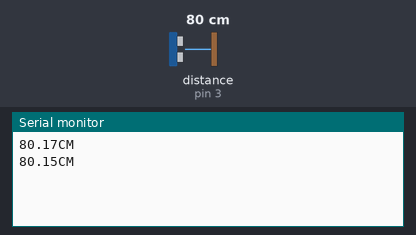
This sketch was run on a simulated Arduino Uno, built with avr-gcc and run on an emulated ATmega328P. On the bench: the last lines printed to the serial monitor. Wiring (inferred from the names in the program): ultrasonic range finder: trigger pin 2; echo pin 3. The inputs (shaded band) are chosen by the test bench; at power-on: distance to the obstacle (sensor on pin 3) 80 cm. The echo pulse lasts 58.3 µs per cm.

Above: at 2.8 s.
2.9 s: distance to the obstacle (sensor on pin 3) set to 2 cm
At 4.8 s:
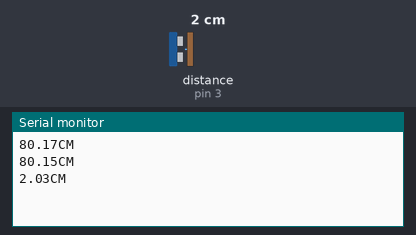
5.6 s: distance to the obstacle (sensor on pin 3) set to 4 cm
At 6.4 s:
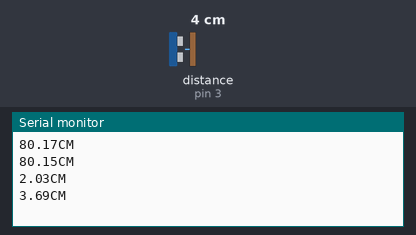
Timing chart, 0 to 8.6 s (numbered marks = the images above; inputs shaded):
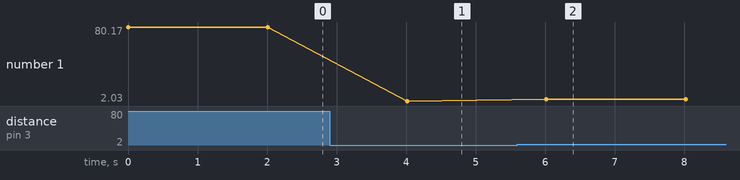

Measured:
- after the input at 2.9 s, the serial monitor: prints a new line after 1.1 s (image 1)
- after the input at 5.6 s, the serial monitor: prints a new line after 0.42 s (image 2)
- plotted number 1: 80.15 → 2.03 after the input at 2.9 s, 2.03 → 3.69 after the input at 5.6 s

The sketch:

led1.ino
```cpp
int trigPin = 2;
int echoPin = 3;
int led = 7;
int led2=8;

void setup() {
  Serial.begin(9600);
  pinMode(trigPin, OUTPUT);
  pinMode(echoPin, INPUT);
  // put your setup code here, to run once:

}

void loop() {
  float duration, distance;
  digitalWrite(trigPin,HIGH);
  delayMicroseconds(1000);
  digitalWrite(trigPin, LOW);
  duration=pulseIn(echoPin, HIGH);
  distance =(duration/2)/29.1;
  Serial.print(distance);
  Serial.println("CM");
  delay(2000);


}
```
